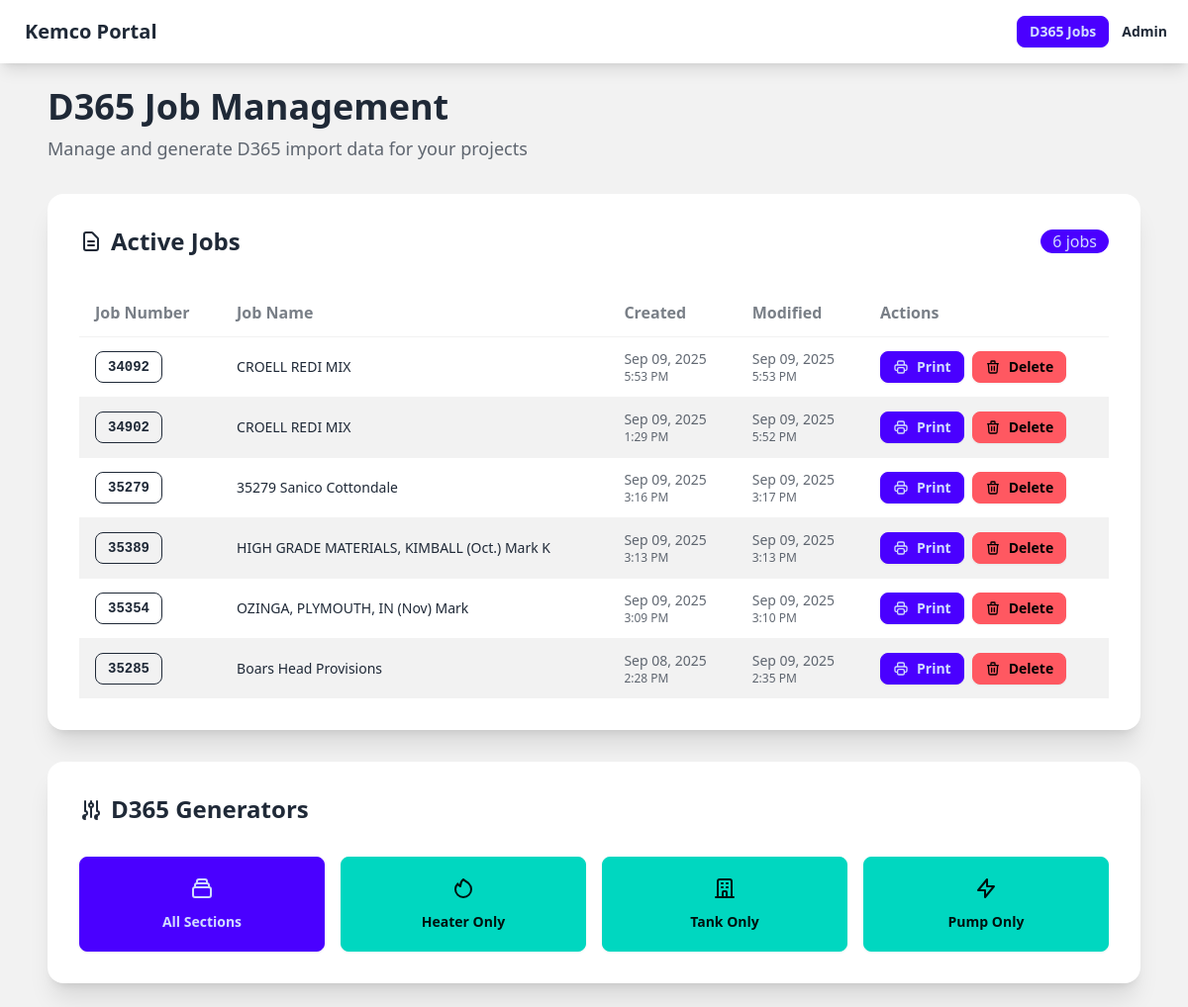
Before: /d365/ (signed in) with the older database file.
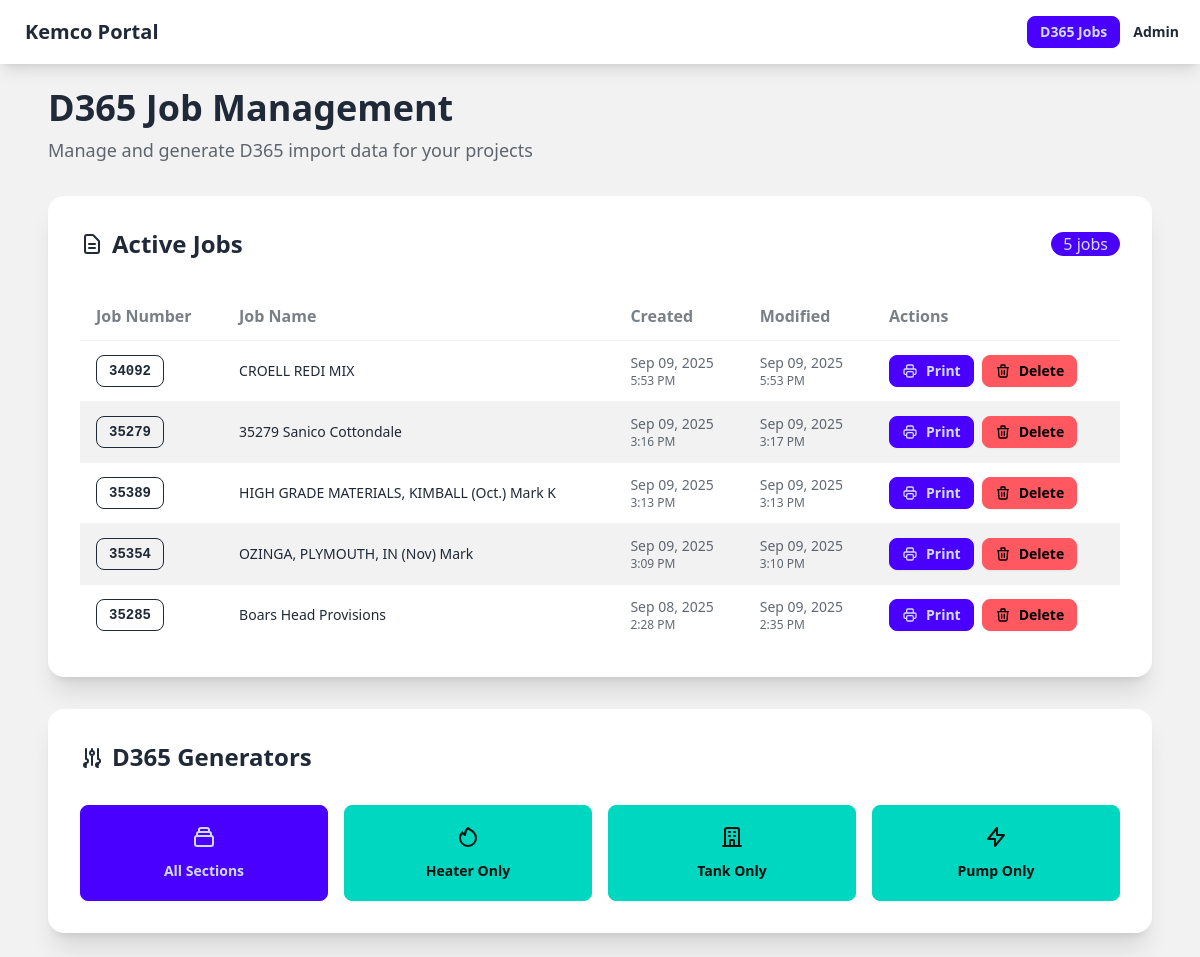
After: the same page with the newer database file.
### d365/models.py (models this page shows, shortened)
class D365Job(models.Model):
    job_number = models.CharField(max_length=64, unique=True)
    job_name = models.CharField(max_length=255, blank=True, null=True)
    created_at = models.DateTimeField(default=timezone.now)
    updated_at = models.DateTimeField(auto_now=True)

### d365/views.py (the view)
# urls.py: path('', views.d365_home, name='d365_home'),
@login_required
def d365_home(request: HttpRequest) -> HttpResponse:
    jobs = D365Job.objects.order_by('-updated_at')[:50]
    return render(request, 'd365/index.html', {
        'jobs': jobs,
    })

### templates/d365/index.html (shortened to what the changed rows need)
<!DOCTYPE html>
<html lang="en" data-theme="light">
<head>
    <script src="https://cdn.tailwindcss.com"></script>
    <link href="https://cdn.jsdelivr.net/npm/daisyui@4.12.10/dist/full.min.css" rel="stylesheet" type="text/css" />
</head>
<body class="min-h-screen bg-base-200">
    <div class="container mx-auto p-6 max-w-6xl">
        <div class="mb-8">
            <h1 class="text-4xl font-bold text-base-content mb-2">D365 Job Management</h1>
        </div>
        <div class="card bg-base-100 shadow-xl mb-8">
            <div class="card-body">
                <div class="flex items-center justify-between mb-6">
                    <h2 class="card-title text-2xl">
                        <svg class="w-6 h-6" fill="none" stroke="currentColor" viewBox="0 0 24 24">
                            <path stroke-linecap="round" stroke-linejoin="round" stroke-width="2" d="M9 12h6m-6 4h6m2 5H7a2 2 0 01-2-2V5a2 2 0 012-2h5.586a1 1 0 01.707.293l5.414 5.414a1 1 0 01.293.707V19a2 2 0 01-2 2z"></path>
                        </svg>
                        Active Jobs
                    </h2>
                    <div class="badge badge-primary badge-lg">{{ jobs|length }} job{{ jobs|length|pluralize }}</div>
                </div>
                {% if jobs %}
                <div class="overflow-x-auto">
                    <table class="table table-zebra w-full">
                        <thead>
                            <tr>
                                <th class="text-base font-semibold">Job Number</th>
                                <th class="text-base font-semibold">Job Name</th>
                                <th class="text-base font-semibold">Created</th>
                                <th class="text-base font-semibold">Modified</th>
                                <th class="text-base font-semibold">Actions</th>
                            </tr>
                        </thead>
                        <tbody>
                            {% for job in jobs %}
                            <tr class="hover">
                                <td>
                                    <a class="btn btn-sm btn-outline font-mono" href="/d365/generate-all/?job={{ job.job_number }}">
                                        {{ job.job_number }}
                                    </a>
                                </td>
                                <td class="font-medium">{{ job.job_name }}</td>
                                <td class="text-sm text-base-content/70">
                                    <div class="flex flex-col">
                                        <span>{{ job.created_at|date:"M d, Y" }}</span>
                                        <span class="text-xs">{{ job.created_at|time:"g:i A" }}</span>
                                    </div>
                                </td>
                                <td class="text-sm text-base-content/70">
                                    <div class="flex flex-col">
                                        <span>{{ job.updated_at|date:"M d, Y" }}</span>
                                        <span class="text-xs">{{ job.updated_at|time:"g:i A" }}</span>
                                    </div>
                                </td>
                                <td>
                                    <div class="flex gap-2">
                                        <a class="btn btn-sm btn-primary" href="/d365/print/{{ job.job_number }}/">
                                            Print
                                        </a>
                                        <form method="post" action="/d365/delete-job/{{ job.id }}/" class="inline" onsubmit="return confirm('Delete job {{ job.job_number }}? This cannot be undone.');">
                                            <button class="btn btn-sm btn-error">
                                                <svg class="w-4 h-4" fill="none" stroke="currentColor" viewBox="0 0 24 24">
                                                    <path stroke-linecap="round" stroke-linejoin="round" stroke-width="2" d="M19 7l-.867 12.142A2 2 0 0116.138 21H7.862a2 2 0 01-1.995-1.858L5 7m5 4v6m4-6v6m1-10V4a1 1 0 00-1-1h-4a1 1 0 00-1 1v3M4 7h16"></path>
                                                </svg>
                                                Delete
                                            </button>
                                        </form>
                                    </div>
                                </td>
                            </tr>
                            {% endfor %}
                        </tbody>
                    </table>
                </div>
                {% endif %}
            </div>
        </div>
        <div class="card bg-base-100 shadow-xl">
            <div class="card-body">
                <h2 class="card-title text-2xl mb-6">
                    <svg class="w-6 h-6" fill="none" stroke="currentColor" viewBox="0 0 24 24">
                        <path stroke-linecap="round" stroke-linejoin="round" stroke-width="2" d="M12 6V4m0 2a2 2 0 100 4m0-4a2 2 0 110 4m-6 8a2 2 0 100-4m0 4a2 2 0 100 4m0-4v2m0-6V4m6 6v10m6-2a2 2 0 100-4m0 4a2 2 0 100 4m0-4v2m0-6V4"></path>
                    </svg>
                    D365 Generators
                </h2>
            </div>
        </div>
    </div>
</body>
</html>

Changed rows visible on the page:
removed D365Job: job_number "34902", job_name "CROELL REDI MIX", created_at "Sep 09, 2025", created_at "1:29 PM", updated_at "Sep 09, 2025", updated_at "5:52 PM"
Other visible differences:
{{ jobs|length }}: "6" → "5"
